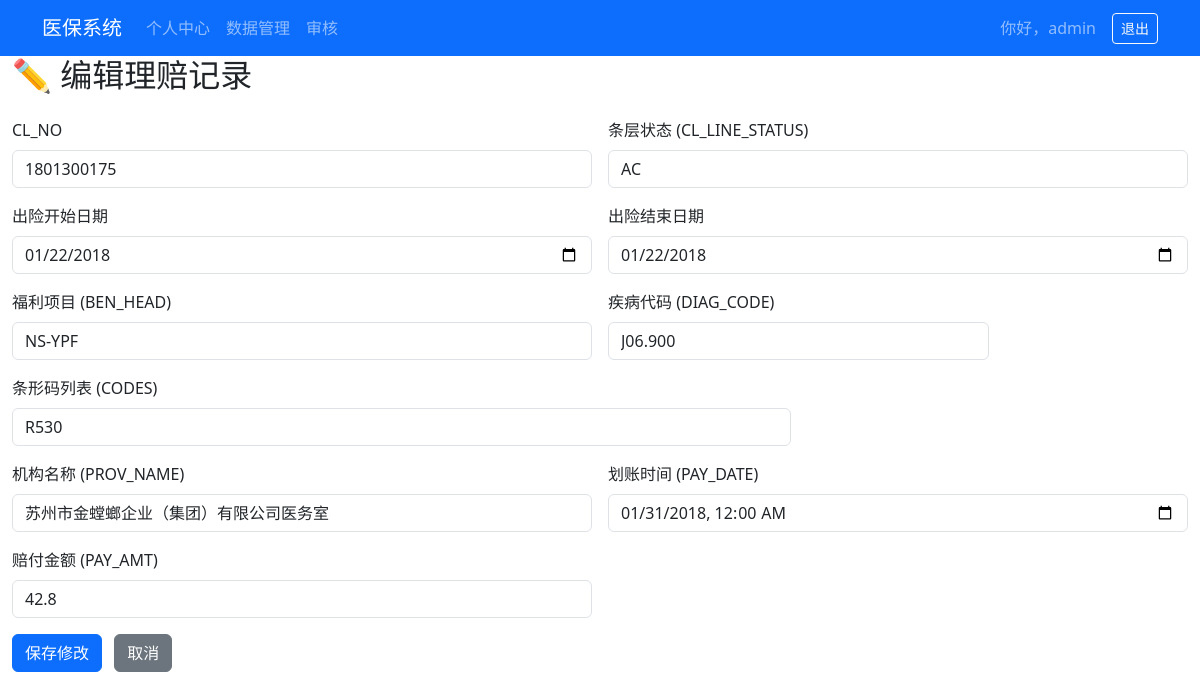
Page /data/edit/2 (signed in) on the committed database.
### app.py (models this page shows, shortened)
class User(UserMixin, db.Model):
    id = db.Column(db.Integer, primary_key=True)
    username = db.Column(db.String(64), unique=True, nullable=False)
    password_hash = db.Column(db.String(128), nullable=False)

class InsuranceClaim(db.Model):
    id = db.Column(db.Integer, primary_key=True)
    cl_no = db.Column(db.String, unique=True, nullable=False)
    incur_date_from = db.Column(db.Date)  # 保険事故発生開始日 (出险开始日期)
    incur_date_to = db.Column(db.Date)  # 保険事故発生終了日 (出险结束日期)
    ben_head = db.Column(db.String)  # 給付項目 (福利项目)
    diag_code = db.Column(db.String)  # 疾病コード (疾病代码)
    codes = db.Column(db.String)  # バーコードリスト (条形码列表)
    prov_name = db.Column(db.String)  # 医療機関名 (医疗机构名称)
    pay_date = db.Column(db.DateTime)  # 振込日時 (划账时间)
    pay_amt = db.Column(db.Float)  # 支払金額 (赔付金额)
    cl_line_status = db.Column(db.String)  # ステータス: 'AC'(承認), 'PD'(保留), 'PV'(保留検証), 'RJ'(拒絶)
    prov_level = db.Column(db.Integer)
    invoice_cnt = db.Column(db.Float)
    cl_third_party_pay_amt = db.Column(db.Float)
    cwf_amt_day = db.Column(db.Float)
    codes_count = db.Column(db.Integer)
    cl_owner_pay_amt = db.Column(db.Float)
    pay_amt_usd = db.Column(db.Float)
    app_amt = db.Column(db.Float)
    ben_spend = db.Column(db.Float)
    diag_code_prefix = db.Column(db.Integer)
    ben_type = db.Column(db.Integer)
    ded_amt = db.Column(db.Float)

### app.py (the view, shortened to what this page needs)
@app.route('/data/edit/<int:cid>', methods=['GET', 'POST'])
@login_required
def data_edit(cid):
    rec = InsuranceClaim.query.get_or_404(cid)
    return render_template('data_edit.html', record=rec)

### app.py (called while the page is built)
@login_manager.user_loader
def load_user(uid):
    return User.query.get(int(uid))

### templates/data_edit.html (shortened to what this page needs)
{% extends "base.html" %}
{% block content %}
<h2 class="mb-4">✏️ 编辑理赔记录</h2>
<form method="post" class="row g-3">
  <div class="col-md-6">
    <label class="form-label">CL_NO</label>
    <input name="cl_no" class="form-control" value="{{ record.cl_no }}" required>
  </div>
    <div class="col-md-6">
    <label class="form-label">条层状态 (CL_LINE_STATUS)</label>
    <input name="cl_line_status" class="form-control" value="{{ record.cl_line_status or '' }}">
  </div>
  <div class="col-md-6">
    <label class="form-label">出险开始日期</label>
    <input type="date" name="incur_date_from" class="form-control"
           value="{{ record.incur_date_from.strftime('%Y-%m-%d') if record.incur_date_from else '' }}">
  </div>
  <div class="col-md-6">
    <label class="form-label">出险结束日期</label>
    <input type="date" name="incur_date_to" class="form-control"
           value="{{ record.incur_date_to.strftime('%Y-%m-%d') if record.incur_date_to else '' }}">
  </div>
  <div class="col-md-6">
    <label class="form-label">福利项目 (BEN_HEAD)</label>
    <input name="ben_head" class="form-control" value="{{ record.ben_head or '' }}">
  </div>
  <div class="col-md-4">
    <label class="form-label">疾病代码 (DIAG_CODE)</label>
    <input name="diag_code" class="form-control" value="{{ record.diag_code or '' }}">
  </div>
  <div class="col-md-8">
    <label class="form-label">条形码列表 (CODES)</label>
    <input name="codes" class="form-control" value="{{ record.codes or '' }}">
  </div>
  <div class="col-md-6">
    <label class="form-label">机构名称 (PROV_NAME)</label>
    <input name="prov_name" class="form-control" value="{{ record.prov_name or '' }}">
  </div>
  <div class="col-md-6">
    <label class="form-label">划账时间 (PAY_DATE)</label>
    <input type="datetime-local" name="pay_date" class="form-control"
           value="{{ record.pay_date.strftime('%Y-%m-%dT%H:%M') if record.pay_date else '' }}">
  </div>
  <div class="col-md-6">
    <label class="form-label">赔付金额 (PAY_AMT)</label>
    <input type="number" step="any" name="pay_amt" class="form-control"
           value="{{ record.pay_amt or 0 }}" required>
  </div>
  <div class="col-12">
    <button class="btn btn-primary">保存修改</button>
    <a href="{{ url_for('data_management') }}" class="btn btn-secondary ms-2">取消</a>
  </div>
</form>
{% endblock %}

### templates/base.html (shortened to what this page needs)
<!DOCTYPE html>
<html lang="zh-CN">
<head>
  <link href="https://cdn.jsdelivr.net/npm/bootstrap@5.3.0/dist/css/bootstrap.min.css"
        rel="stylesheet">
  <link href="https://cdn.jsdelivr.net/npm/bootstrap-icons@1.10.5/font/bootstrap-icons.css"
        rel="stylesheet">
</head>
<body class="{% block body_class %}{% endblock %}">
<nav class="navbar navbar-expand-lg navbar-dark bg-primary">
  <div class="container">
    <a class="navbar-brand" href="{{ url_for('dashboard') }}">医保系统</a>
    <div class="collapse navbar-collapse">
      <ul class="navbar-nav me-auto">
        <li class="nav-item"><a class="nav-link" href="{{ url_for('personal') }}">个人中心</a></li>
        <li class="nav-item"><a class="nav-link" href="{{ url_for('data_management') }}">数据管理</a></li>
        <li class="nav-item"><a class="nav-link" href="{{ url_for('audit') }}">审核</a></li>
      </ul>
      {% if current_user.is_authenticated %}
      <span class="navbar-text me-3">你好，{{ current_user.username }}</span>
      <a class="btn btn-outline-light btn-sm" href="{{ url_for('logout') }}">退出</a>
      {% endif %}
    </div>
  </div>
</nav>
<div class="container-fluid">
  {% block content %}{% endblock %}
</div>
</body>
</html>

### rows in the picture
User: username "admin"
InsuranceClaim: cl_no "1801300175", cl_line_status "AC", incur_date_from "01/22/2018", incur_date_to "01/22/2018", ben_head "NS-YPF", diag_code "J06.900", codes "R530", prov_name "苏州市金螳螂企业（集团）有限公司医务室", pay_date "01/31/2018 00:00", pay_amt "42.8"
